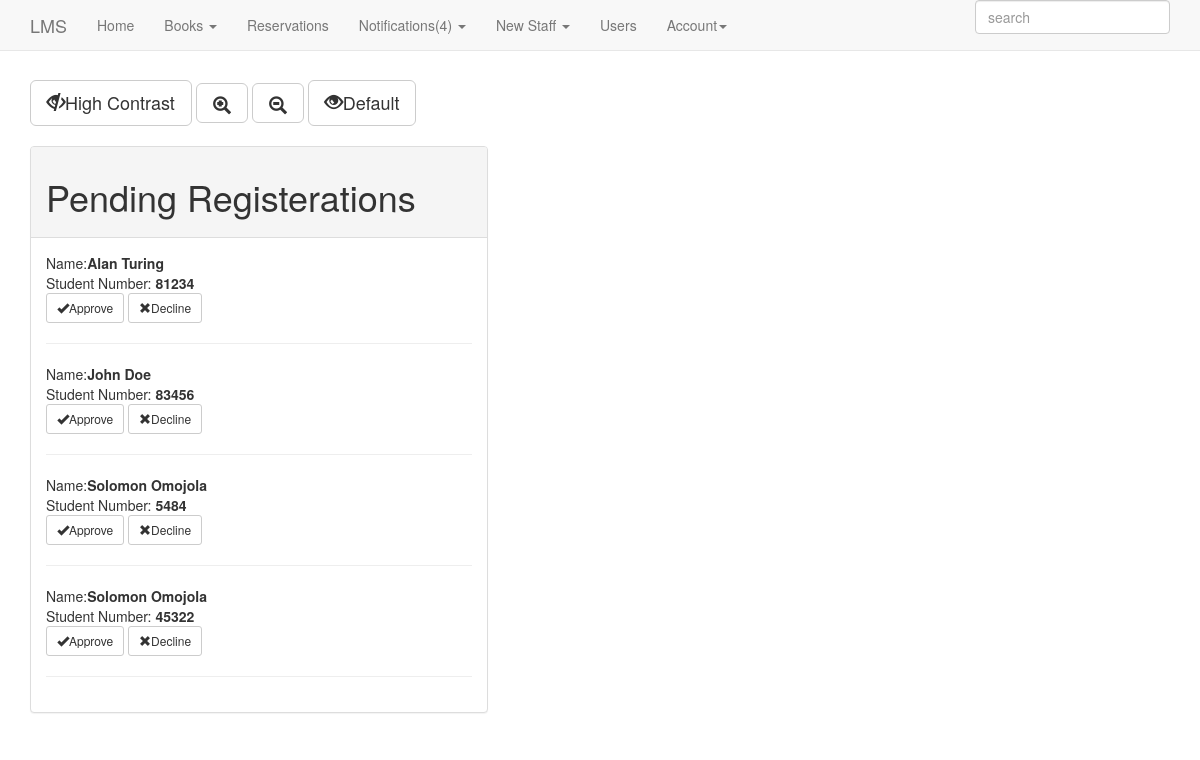
Screenshot of /pages/admin_pending_regs.php (signed in) with the database file from the repository.
### tables this page shows
CREATE TABLE IF NOT EXISTS `student` (
  `id` int(11) NOT NULL AUTO_INCREMENT,
  `studentNo` int(20) NOT NULL,
  `isActive` tinyint(4) NOT NULL,
  `firstName` varchar(50) NOT NULL,
  `lastName` varchar(50) NOT NULL,
  `regDate` timestamp NOT NULL DEFAULT CURRENT_TIMESTAMP ON UPDATE CURRENT_TIMESTAMP,
  `lastLogin` timestamp NOT NULL DEFAULT '0000-00-00 00:00:00',
  `password` varchar(100) NOT NULL,
  `approvalDate` timestamp NOT NULL DEFAULT '0000-00-00 00:00:00',
  `email` varchar(50) NOT NULL,
  `dob` date NOT NULL,
  `address` varchar(200) NOT NULL,
  PRIMARY KEY (`id`),
  UNIQUE KEY `matricNo` (`studentNo`)
);

### config.php (called while the page is built, shortened)
<?php
    $dbname="library";
    $dbhost="localhost";
    $dbuser="library";
    $dbpass="library";
?>

### classes/DataModel.php (called while the page is built, shortened)
<?php include_once '../helper/functions.php'; ?>
<?php
    abstract class DataModel {
        private static $db;
        public static function connectDB(){
            include '../config.php';
            self::$db =  new mysqli("$dbhost", "$dbuser", "$dbpass", "$dbname");
            return self::$db;
        }
        public static function filter($table, $fields){
            $queryType = "filter";
            include '../helper/retrieve_data.php';
            return $querySet;
        }
    }
?>

### helper/retrieve_data.php (called while the page is built, shortened)
<?php
    $query = "";
    if ($queryType == "filter" && $fields == "ALL") {
        $query = "SELECT * FROM {$table}";
        $result = self::$db->query($query);
        if(!$result){
            die(self::$db->error);
        }
    }elseif($queryType=="get" || $queryType=="filter" || $queryType=="xfilter"){
        self::$filters = [];
        foreach($fields as $key => $value){
            if (property_exists($table, $key)){
                self::$filters[$key] = $value;
            }
        }
        $first_clause_value = reset(self::$filters);
        $first_clause_key = key(self::$filters);
        unset(self::$filters[$first_clause_key]);
        if ($first_clause_key && !is_null($first_clause_value)){
            $query = "SELECT * FROM {$table} ";
            $query .= "WHERE {$first_clause_key} = ";
            $query .= "'";
            $query .= "{$first_clause_value}";
            $query .= "'";
        }
        $result = self::$db->query($query);
    }
    if ($queryType == "filter" or $queryType == "xfilter") {
        $querySet = array();
        while($dataobj = $result->fetch_object()) {
            $dataobj = objToObj($dataobj, $table);
            $querySet[] = $dataobj;
        }
    } else {
    }
?>

### scripts/admin/pending_regs.php (called while the page is built, shortened)
<?php
    $pendings = Student::filter("Student",array("isActive"=>0));
?>

### helper/functions.php (called while the page is built, shortened)
<?php
    function objToObj($instance, $endClass){
        return unserialize(sprintf(
            'O:%d:"%s"%s',
            strlen($endClass),
            $endClass,
            strstr(strstr(serialize($instance), '"'), ':')
        ));
    }
?>

### pages/admin_pending_regs.php (the view, shortened to what this page needs)
<?php
    include_once "../scripts/admin/pending_regs.php";
    if(!isset($content)){
        $content = "";
    }
    $content .= "<div class='reg_msg'>";
    include_once "includes/form_errors.php";
    $content .= "</div>";
    if(count($pendings)>0){
        $content .= "
            <div class='row'>
                <div class='col-sm-5'>
                    <div class='panel panel-default'>
                        <div class='panel-heading'>
                            <h1>Pending Registerations</h1>
                        </div>
                        <div class='panel-body'> ";
        foreach($pendings as $pending){
            $content .= "
                            <p>
                                Name:<strong>{$pending->firstName} {$pending->lastName} </strong> <br/>
                                Student Number: <strong>{$pending->studentNo}</strong><br/>
                                <a href='admin_pending_regs.php?studentNo={$pending->studentNo}'>
                                    <button type='button' class='btn btn-default btn-sm'>
                                        <span class='glyphicon glyphicon-ok'></span>Approve
                                    </button>
                                </a>
                                <a href='admin_pending_regs.php?studentNo={$pending->studentNo}&decline=true'>
                                    <button type='button' class='btn btn-default btn-sm'>
                                        <span class='glyphicon glyphicon-remove'></span>Decline
                                    </button>
                                </a>
                            </p>
                            <hr/>
            ";
        }
        $content .= "
                        </div>
                    </div>
                </div>
            </div>
        ";
    }else{
        $content .= "There are no unconfirmed registerations.";
    }
    include_once "includes/template.php";
?>

### pages/includes/lms.css (style rules this page uses)
body { padding-top: 80px; padding-bottom: 30px; }

### rows the page displays
student: firstName "Alan", lastName "Turing", studentNo "81234"
student: firstName "John", lastName "Doe", studentNo "83456"
student: firstName "Solomon", lastName "Omojola", studentNo "5484"
student: firstName "Solomon", lastName "Omojola", studentNo "45322"

### other values shown
count($pendings) + count($unread) + count($unseen) "4"
